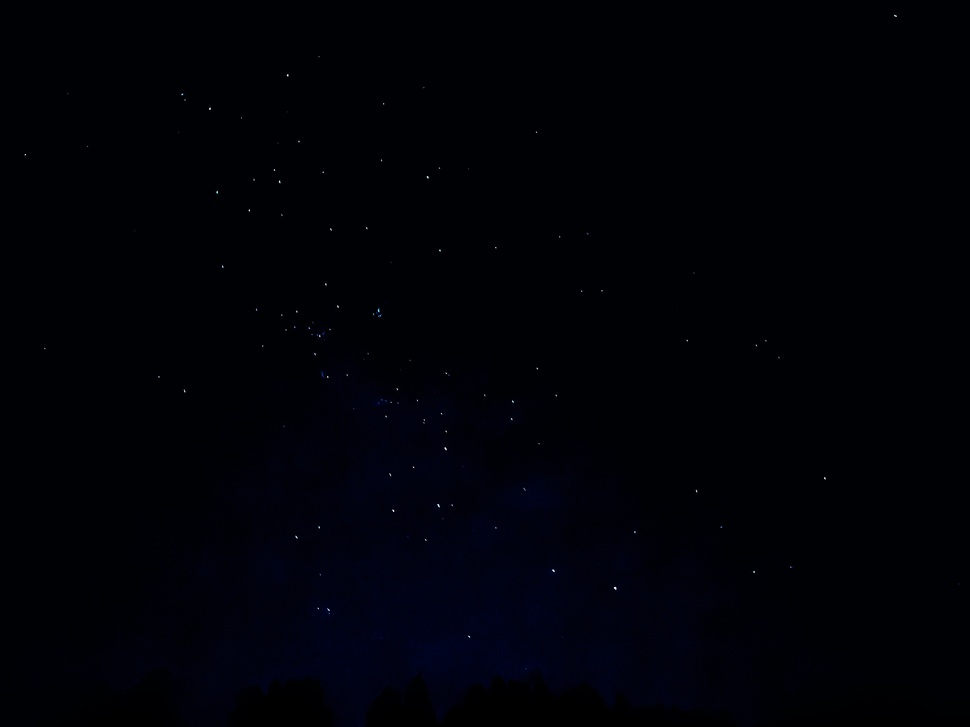
#> input picture images/PXL_20251229_105834215.NIGHT~2.jpg, 970 x 727 px, shrunk from 3623 x 2717 before the run
$ python generate_histogram.py 'images/PXL_20251229_105834215.NIGHT~2.jpg'
#> lines starting #> are read from the running program, lines starting #| are printed output that depends on the picture
#!/usr/bin/env python3
import sys
import os
from PIL import Image
import matplotlib.pyplot as plt
import numpy as np
from pillow_heif import register_heif_opener

# Register HEIF opener to handle HEIC files
register_heif_opener()
#> (this line was passed over: pillow_heif is not available in this run)

def generate_histogram(image_path):
    """Generate a histogram for the given image and save it to the histograms folder."""

    # Check if image exists
    if not os.path.exists(image_path):
        print(f"Error: Image {image_path} does not exist")
        sys.exit(1)

    # Get the base filename without extension
    base_name = os.path.splitext(os.path.basename(image_path))[0]

    # Create histograms directory if it doesn't exist
    os.makedirs("histograms", exist_ok=True)

    output_path = os.path.join("histograms", f"{base_name}_histogram.png")

    # Load the image
    print(f"Loading image: {image_path}")
    img = Image.open(image_path)
#> img is the input picture: PIL image 970x727 RGB; mean R, G, B 0.2, 1.2, 7.2

    # Convert to RGB if necessary (handles HEIC and other formats)
    if img.mode != 'RGB':
        img = img.convert('RGB')

    # Convert to numpy array
    img_array = np.array(img)

    # Create histogram
    fig, ax = plt.subplots(1, 1, figsize=(10, 6))

    # Plot histogram for each color channel
    colors = ['red', 'green', 'blue']
    for i, color in enumerate(colors):
        histogram, bin_edges = np.histogram(img_array[:, :, i], bins=256, range=(0, 256))
        ax.plot(bin_edges[0:-1], histogram, color=color, label=color.upper(), alpha=0.7)

    ax.set_xlabel('Pixel Value')
    ax.set_ylabel('Frequency')
    ax.set_title(f'Color Histogram - {base_name}')
    ax.legend()
    ax.grid(True, alpha=0.3)

    # Save the histogram
    plt.tight_layout()
    plt.savefig(output_path, dpi=150, bbox_inches='tight')
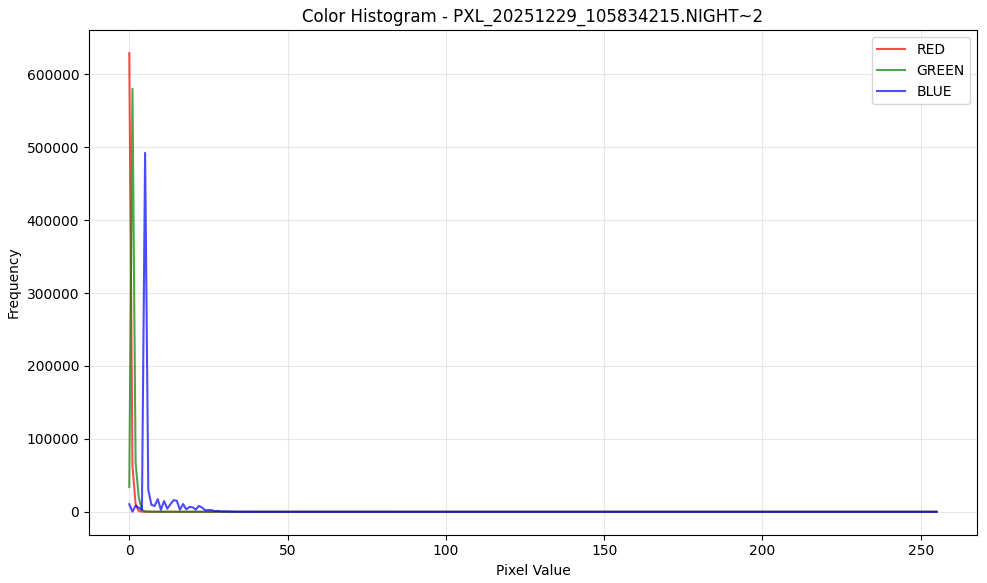
#> figure drawn by matplotlib, 1 panel; curve peaks at x = 0, y = 628884; curve peaks at x = 1, y = 580290; curve peaks at x = 5, y = 492324
    plt.close()

    print(f"Histogram saved to: {output_path}")

if __name__ == "__main__":
    if len(sys.argv) != 2:
        print("Usage: python generate_histogram.py <image_path>")
        sys.exit(1)

    image_path = sys.argv[1]
    generate_histogram(image_path)
